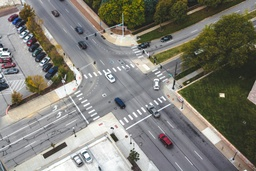
#> input picture example_images/cars.jpg, 256 x 171 px, shrunk from 5184 x 3456 before the run
$ python colors.py -i ../example_images/cars.jpg
#> lines starting #> are read from the running program, lines starting #| are printed output that depends on the picture
#> further down, raw_image is the input picture: shape (171, 256, 3); mean B, G, R 118.1, 126.2, 127.7
import sklearn.cluster as cluster
import cv2
import numpy as np


def make_colors_plot(ax, rgb_colors):
    """Make a plot on the Axes `ax` that shows the colors in the array `rgb_colors`

    Parameters
    ----------
    ax : matplotlib.Axes
        the axes onto which to draw the plot
    rgb_colors : np.ndarray
        shape (n_colors, 3) array of RGB colors

    Returns
    -------
    matplotlib.Axes
        updated axes object. It's not necessary to store this as it does not copy
    """
    cimg = np.empty((rgb_colors.shape[0] * 100, 100, 3), dtype=np.uint8)
    # go through colors
    for c in range(rgb_colors.shape[0]):
        px = rgb_colors[c, None]
        # set a tile
        cimg[c * 100 : (c + 1) * 100, :, :] = np.broadcast_to(px, (100, 100, 3))
    ax.imshow(cimg)
    return ax


def get_colors_kmeans(
    raw,
    resize_raw=1.0,
    n_colors=4,
    sample_pxs=5000,
    alpha=0.7,
    d=7,
    sigma1=15,
    sigma2=15,
    gkernelsize=(7, 7),
):
    """Get colors of an input image with k-means algorithm.

    Parameters
    ----------
    raw : np.ndarray (h, w, 3)
        Array representing RGB image. It is (h, w, 3) where (h, w) are the image height,
        width in pixels. You can use `cv2.imread(filename)` to get a suitable input
    resize_raw : float, optional
        amount to resize the image. this should be a float between 1 and 0; a value of 0.5
        will make an image which is a quarter (half width, height) as the original image
        this is because bilinear smoothing can be slow on very large images, so use this
        to speed up the bilinar filtering step, by default 1
    n_colors : int, optional
        no of colors to extract from the raw image, by default 4
    sample_pxs : int, optional
        number of pixels to sample. This is another scaling step used primarily to scale
        kmeans. The algorithm will sample this number of pixels over the image uniformly
        before computing clusters. More pixels sampled causes kmeans to take longer, but
        will generate more accurate clusters; accuracy will fall off significantly if this
        is set too low, by default 5000
    alpha: float, optional
        pre-smoothing coefficient. 0 means no pre-smoothing, 1 means entire image is pre-
        smoothed. Values in between are combinations of the smoothed and raw image.
    d : int, optional
        bilinear filter scale, by default 7
    sigma1 : int, optional
        bilinear filter scale sigma 1, by default 15
    sigma2 : int, optional
        bilinear filter scale sigma 2, by default 15
    gkernelsize : tuple, optional
        gaussian blur kernel size, by default (7, 7)

    Returns
    -------
    np.ndarray
        shape (n_colors, 3) array of rgb colors
    """
#> called with resize_raw = 2, n_colors = 4, sample_pxs = 5000, alpha = 0.7, d = 7, sigma1 = 15, sigma2 = 15, gkernelsize = (7, 7)
    # resize image
    rsz_w, rsz_h = int(resize_raw * raw.shape[1]), int(resize_raw * raw.shape[0])
#> rsz_w = 512; rsz_h = 342
    raw = cv2.resize(raw, (rsz_w, rsz_h))
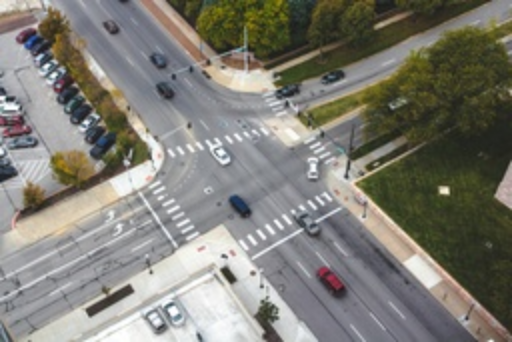
#> raw: shape (342, 512, 3); mean of channels 0, 1, 2 118, 126.2, 127.7; drawn as B, G, R
    # LAB is more perceptually uniform so let's find blobs there
    raw = cv2.cvtColor(raw, cv2.COLOR_RGB2LAB)
#> raw: shape (342, 512, 3); mean of channels 0, 1, 2 131.3, 125.5, 126.3
    # bilateral filter -- make flat areas smoother
    bl = cv2.bilateralFilter(raw, d, sigma1, sigma2)
#> bl: shape (342, 512, 3); mean of channels 0, 1, 2 131.3, 125.5, 126.3
    gb = cv2.GaussianBlur(bl, gkernelsize, 0, 0)
#> gb: shape (342, 512, 3); mean of channels 0, 1, 2 131.3, 125.5, 126.3
    smoothed = np.minimum(alpha * gb + (1 - alpha) * raw, 255).astype("uint8")
#> smoothed: shape (342, 512, 3); mean of channels 0, 1, 2 130.9, 125.3, 126.2
    # all pixels
    all_pxs = smoothed.reshape(rsz_w * rsz_h, 3)
    # sampled pixels
    sam_pxs_i = np.random.choice(
        list(range(all_pxs.shape[0])), replace=False, size=sample_pxs
    )
    sam_pxs = all_pxs[sam_pxs_i, :]
    km = cluster.KMeans(n_colors).fit(sam_pxs)
    dom_colors = km.cluster_centers_
#> dom_colors = [[165.5, 128, 127], [61.88, 119.8, 125.3], [125.3, 128.2, 126.1], [216.5, 126.3, 126.2]]
    return dom_colors


if __name__ == "__main__":
    from argparse import ArgumentParser
    import matplotlib.pyplot as plt

    ap = ArgumentParser()
    ap.add_argument("-i", required=True, type=str, help="Image File to Read")
    opts = ap.parse_args()

    raw_image = cv2.imread(opts.i)
    colors = get_colors_kmeans(raw_image, resize_raw=2)
#> colors has the same summary as dom_colors in get_colors_kmeans
    fig, ax = plt.subplots(ncols=2)
    ax[0].imshow(raw_image)
    make_colors_plot(ax[1], colors)
#> the loop in make_colors_plot, `for c in range(rgb_colors.shape[0]):` made 4 passes
#> after the loop in make_colors_plot, `for c in range(rgb_colors.shape[0]):`:
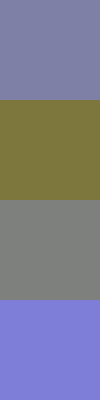
#> cimg: shape (400, 100, 3); mean of channels 0, 1, 2 141.8, 125.2, 126; drawn as B, G, R
    plt.show()
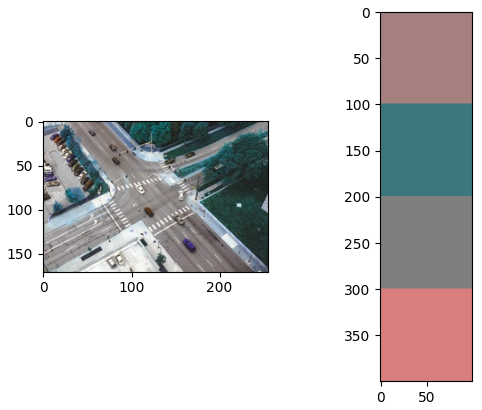
#> figure drawn by matplotlib, 2 panels; B, G, R data is drawn as R, G, B

$ run again, on example_images/plaza_sm.jpg
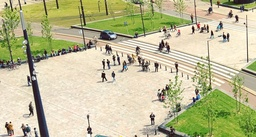
#> input picture example_images/plaza_sm.jpg, 256 x 137 px, shrunk from 1703 x 910 before the run
#> raw_image is the input picture: shape (137, 256, 3); mean B, G, R 149.1, 188.3, 190.7
#> bl: shape (274, 512, 3); mean of channels 0, 1, 2 187.6, 116.1, 123.1
#> gb: shape (274, 512, 3); mean of channels 0, 1, 2 187.6, 116.1, 123.1
#> smoothed: shape (274, 512, 3); mean of channels 0, 1, 2 187.2, 115.9, 122.9
#> dom_colors = [[151.3, 100.5, 130.8], [184.7, 117.8, 120], [225.9, 122.6, 119.5], [80.06, 125.6, 124]]
#> colors has the same summary as dom_colors in get_colors_kmeans
#> the loop in make_colors_plot, `for c in range(rgb_colors.shape[0]):` made 4 passes
#> after the loop in make_colors_plot, `for c in range(rgb_colors.shape[0]):`:
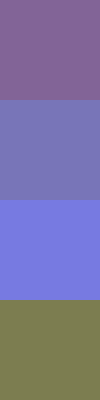
#> cimg: shape (400, 100, 3); mean of channels 0, 1, 2 160, 116, 123.2; drawn as B, G, R
#> `plt.show()`:
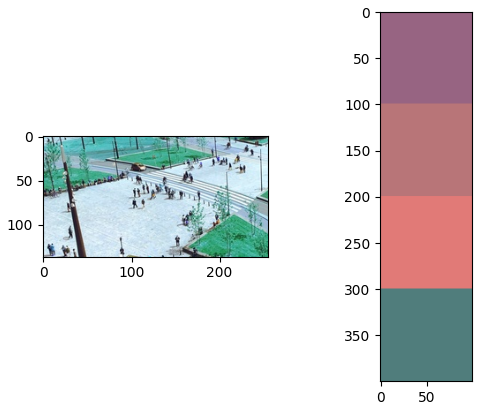
#> figure drawn by matplotlib, 2 panels; B, G, R data is drawn as R, G, B
